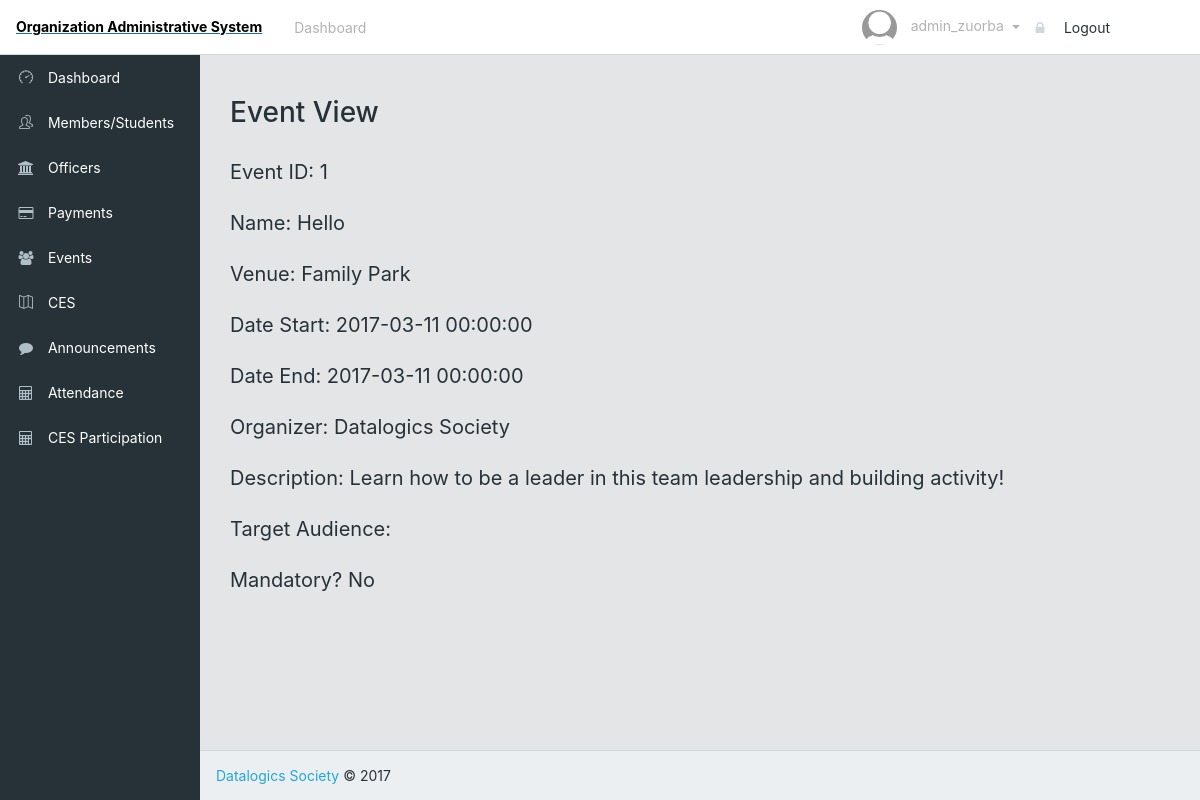
Screenshot of /viewEvent.php?eid=1 (signed in) with the database file from the repository.
### tables this page shows
CREATE TABLE `events` (
  `event_id` int(11) NOT NULL,
  `event_title` varchar(16) NOT NULL,
  `event_venue` varchar(16) NOT NULL,
  `event_date_start` datetime NOT NULL,
  `event_date_end` datetime NOT NULL,
  `event_organizer` varchar(32) NOT NULL,
  `event_description` varchar(255) NOT NULL,
  `mandatory_status` tinyint(1) NOT NULL,
  `target_audience` varchar(32) DEFAULT NULL
);

### viewEvent.php (the view, shortened to what this page needs)
<?php
	include("sql_connect.php");
	$result = mysqli_query($mysqli, "SELECT * FROM EVENTS WHERE event_id = ".$_GET['eid']);
	$data = mysqli_fetch_row($result);
?>
<!DOCTYPE html>
<html lang="en">
<head>
    <link href="css/font-awesome.min.css" rel="stylesheet">
    <link href="css/simple-line-icons.css" rel="stylesheet">
    <link href="css/style.css" rel="stylesheet">
</head>
<body class="app header-fixed sidebar-fixed aside-menu-fixed aside-menu-hidden">
    <header class="app-header navbar">
        <a href="#"><span class = "top">Organization Administrative System</span></a>
        <ul class="nav navbar-nav hidden-md-down">
			<li class="nav-item px-1">
				<a class = "nav-link" href = "admin.php"> Dashboard </a>
			</li>
        </ul>
		<ul class="nav navbar-nav ml-auto">
                <span class = "nav-link dropdown-toggle" data-toggle="dropdown" role="button">
                    <img src="img/profile/default.png" class="img-avatar">
                    <span class="hidden-md-down">
						<?php
							echo "$_SESSION[username]";
						?>
					</span>
                </span>
                <li>
                    <a class="dropdown-item" href="logOut.php"><i class="fa fa-lock"></i> Logout</a>
                </li>
        </ul>
    </header>
    <div class="app-body">
        <?php require("sidebar.php");?>
        <main class="main">
            <br><br>
            <div class="container-fluid">
                <div class="animated fadeIn">
                    <div class="row">
                        <div class='col-sm-10 col-sm-offset-1'>
                    		<div class="panel panel-primary">
								<div class="panel-heading">
									<h3 class="panel-title">Event View</h3>
								</div>
								<br>
								<div class="panel-body">
									<span>Event ID: <?php echo $data[0]; ?></span><br><br>
									<span>Name: <?php echo $data[1]; ?></span><br><br>
									<span>Venue: <?php echo $data[2]; ?></span><br><br>
									<span>Date Start: <?php echo $data[3]; ?></span><br><br>
									<span>Date End: <?php echo $data[4]; ?></span><br><br>
									<span>Organizer: <?php echo $data[5]; ?></span><br><br>
									<span>Description: <?php echo $data[6]; ?></span><br><br>
									<span>Target Audience: <?php echo $data[8]; ?></span><br><br>
									<span>Mandatory? <?php if($data[7] == 1){ echo "Yes";} else { echo "No"; } ?></span><br><br>
								</div>
							</div>
                        </div>
                    </div>
                </div>
            </div>
        </main>
    </div>
    <footer class="app-footer">
        <a href="#">Datalogics Society</a> © 2017
    </footer>
</body>
</html>

### viewEvent.php (style rules this page uses)
.top { display: block; padding: 16px; font-weight: bold; color: black; }
.panel-body span { font-size: 20px; }

### rows the page displays
events: event_id "1", event_title "Hello", event_venue "Family Park", event_date_start "2017-03-11 00:00:00", event_date_end "2017-03-11 00:00:00", event_organizer "Datalogics Society", event_description "Learn how to be a leader in this team leadership and building activity!"

### other values shown
$_SESSION[username] "admin_zuorba"
